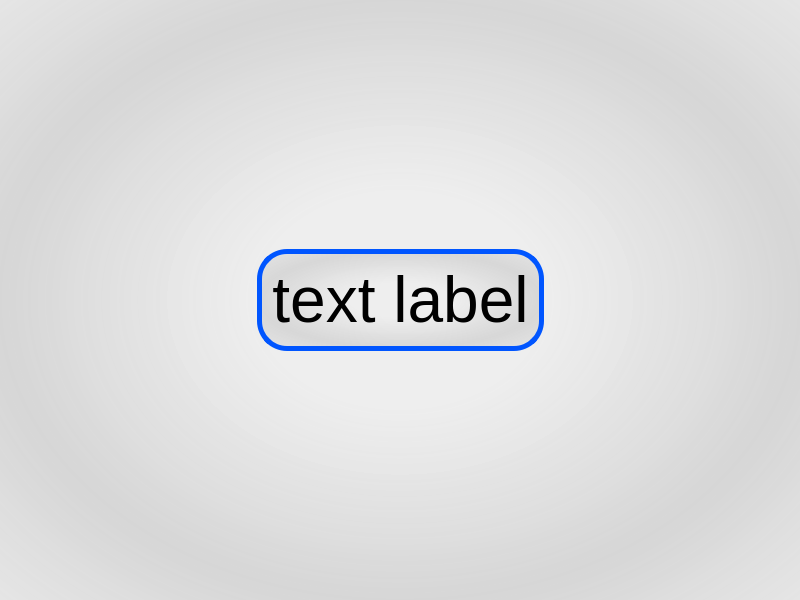
<?xml version="1.0" encoding="UTF-8"?>
<ui version="4.0">
 <class>MainWindow</class>
 <widget class="QMainWindow" name="MainWindow">
  <property name="geometry">
   <rect>
    <x>0</x>
    <y>0</y>
    <width>800</width>
    <height>600</height>
   </rect>
  </property>
  <property name="windowTitle">
   <string>MainWindow</string>
  </property>
  <property name="styleSheet">
   <string notr="true">background-color: qradialgradient(spread:reflect, cx:0.5, cy:0.5, radius:0.5, fx:0.5, fy:0.5, stop:0.357955 rgba(238, 238, 238, 255), stop:1 rgba(214, 214, 214, 241))
</string>
  </property>
  <widget class="QWidget" name="centralwidget">
   <layout class="QVBoxLayout" name="verticalLayout">
    <item>
     <spacer name="verticalSpacer">
      <property name="orientation">
       <enum>Qt::Vertical</enum>
      </property>
      <property name="sizeHint" stdset="0">
       <size>
        <width>20</width>
        <height>223</height>
       </size>
      </property>
     </spacer>
    </item>
    <item>
     <layout class="QHBoxLayout" name="horizontalLayout">
      <property name="spacing">
       <number>30</number>
      </property>
      <item>
       <spacer name="horizontalSpacer">
        <property name="orientation">
         <enum>Qt::Horizontal</enum>
        </property>
        <property name="sizeHint" stdset="0">
         <size>
          <width>40</width>
          <height>20</height>
         </size>
        </property>
       </spacer>
      </item>
      <item>
       <widget class="QLabel" name="data">
        <property name="font">
         <font>
          <family>Segoe UI</family>
          <pointsize>48</pointsize>
         </font>
        </property>
        <property name="styleSheet">
         <string notr="true">border-radius: 30px;
border: 5px solid rgb(0, 85, 255);
padding: 10px;</string>
        </property>
        <property name="text">
         <string>text label</string>
        </property>
        <property name="alignment">
         <set>Qt::AlignCenter</set>
        </property>
        <property name="wordWrap">
         <bool>true</bool>
        </property>
       </widget>
      </item>
      <item>
       <spacer name="horizontalSpacer_2">
        <property name="orientation">
         <enum>Qt::Horizontal</enum>
        </property>
        <property name="sizeHint" stdset="0">
         <size>
          <width>40</width>
          <height>20</height>
         </size>
        </property>
       </spacer>
      </item>
     </layout>
    </item>
    <item>
     <spacer name="verticalSpacer_2">
      <property name="orientation">
       <enum>Qt::Vertical</enum>
      </property>
      <property name="sizeHint" stdset="0">
       <size>
        <width>20</width>
        <height>223</height>
       </size>
      </property>
     </spacer>
    </item>
   </layout>
  </widget>
 </widget>
 <resources/>
 <connections/>
</ui>
